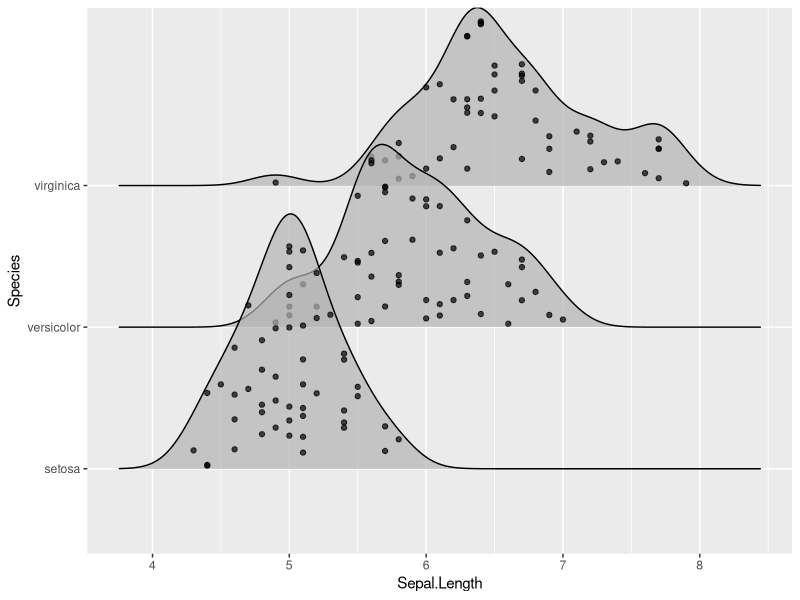

Recreate this plot in R.
library(ggridges)


### Name: position_points_sina
### Title: Randomly distribute points in a ridgeline plot between baseline
###   and ridgeline
### Aliases: position_points_sina PositionPointsSina
### Keywords: datasets

### ** Examples

library(ggplot2)

ggplot(iris, aes(x = Sepal.Length, y = Species)) +
  geom_density_ridges(jittered_points = TRUE, position = "points_sina", alpha = 0.7)
